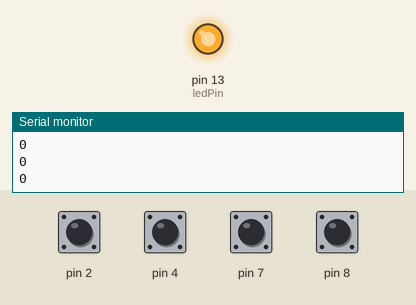
This sketch was run on a simulated Arduino Leonardo, built with avr-gcc and run on an emulated ATmega32U4. Parts: output pins drawn as LEDs (lit = HIGH), the last lines printed to the serial monitor. The inputs (shaded band) are chosen by the test bench; at power-on: pin 2, pin 4, pin 7, pin 8 HIGH. USB keyboard and mouse output is not drawn.

Above: at 1.2 s.
1.3 s: pin 2 pulled LOW for 0.15 s
At 1.39 s:
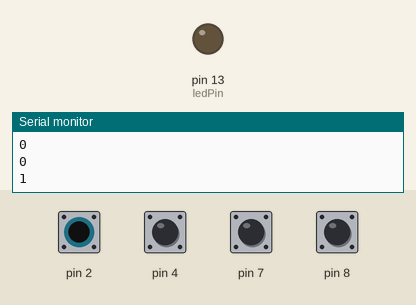
Timing chart, 0 to 4.3 s (numbered marks = the images above; inputs shaded):
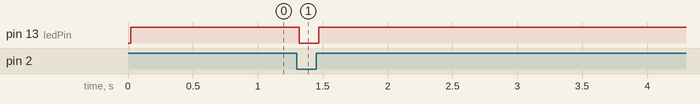

The sketch:

DDR_Arduino.ino
```cpp
/*
   DDR pad programming

   check if any button is pressed [a button's state has changed]
   for more than 50ms     -debounce
   take that as an input
   if button state goes from low to high then press keyboard output
   else if button state goes from high to low then release keyboard output

*/
#define UP 'w'
#define LEFT 'a'
#define DOWN 's'
#define RIGHT 'd'

#include "Keyboard.h"

// the following variables are unsigned longs because the time, measured in
// milliseconds, will quickly become a bigger number than can be stored in an int.
unsigned long debounceDelay = 20;    // the debounce time; increase if the output flickers

int ledState = LOW;

// button class
class button {
    int buttonPin;
    int buttonState;
    int lastButtonState = LOW;
    unsigned long lastDebounceTime = 0;
    int reading;
    int lastReading = LOW;
    char KEY;

  public:
    void setPin(char pin, char key) {  //sets pins as pullup
      KEY = key;
      buttonPin = pin;
      pinMode(buttonPin, INPUT_PULLUP);
    }

    void Reading() {
      reading = digitalRead(buttonPin);

    }

    void stateChange() {
      // If the button changed, due to noise or pressing:
      if (reading != lastReading) {
        // reset the debouncing timer
        lastDebounceTime = millis();
      }

      if (((millis() - lastDebounceTime) > debounceDelay)) {
        // whatever the reading is at, it's been there for longer than the debounce
        // delay, so take it as the actual current state:
        // if button state has changed:

        if (reading != lastButtonState) {

          // -OUTPUT
          buttonState = reading;
          Serial.println(lastButtonState);
          if (buttonState == HIGH) {
            Keyboard.press(KEY);
            ledState = HIGH;
            lastButtonState =HIGH;
          }
          if (buttonState == LOW) {
            Keyboard.release(KEY);
            ledState = LOW;
            lastButtonState = LOW;
          }
        }
        // save the reading. Next time through the loop, it'll be the lastButtonState:

      }
      lastReading = reading;
    }
};

// constants won't change. They're used here to set pin numbers:
button up;
button left;
button down;
button right;

const int ledPin = 13;

void setup() {
  up.setPin(8, UP);
  left.setPin(4, LEFT);
  down.setPin(2, DOWN);
  right.setPin(7, RIGHT);
  pinMode(ledPin, OUTPUT);
  Keyboard.begin();
  Serial.begin(9600);

  // set initial LED state
  digitalWrite(ledPin, ledState);
}

void loop() {
  // read the state of the buttons into a local variable:
  up.Reading();
  left.Reading();
  down.Reading();
  right.Reading();

  up.stateChange();
  left.stateChange();
  down.stateChange();
  right.stateChange();

  // set the LED:
  digitalWrite(ledPin, ledState);
}
```

Measured:
- after the input at 1.3 s, pin 13 (ledPin): HIGH → LOW at once, → HIGH 0.15 s later
